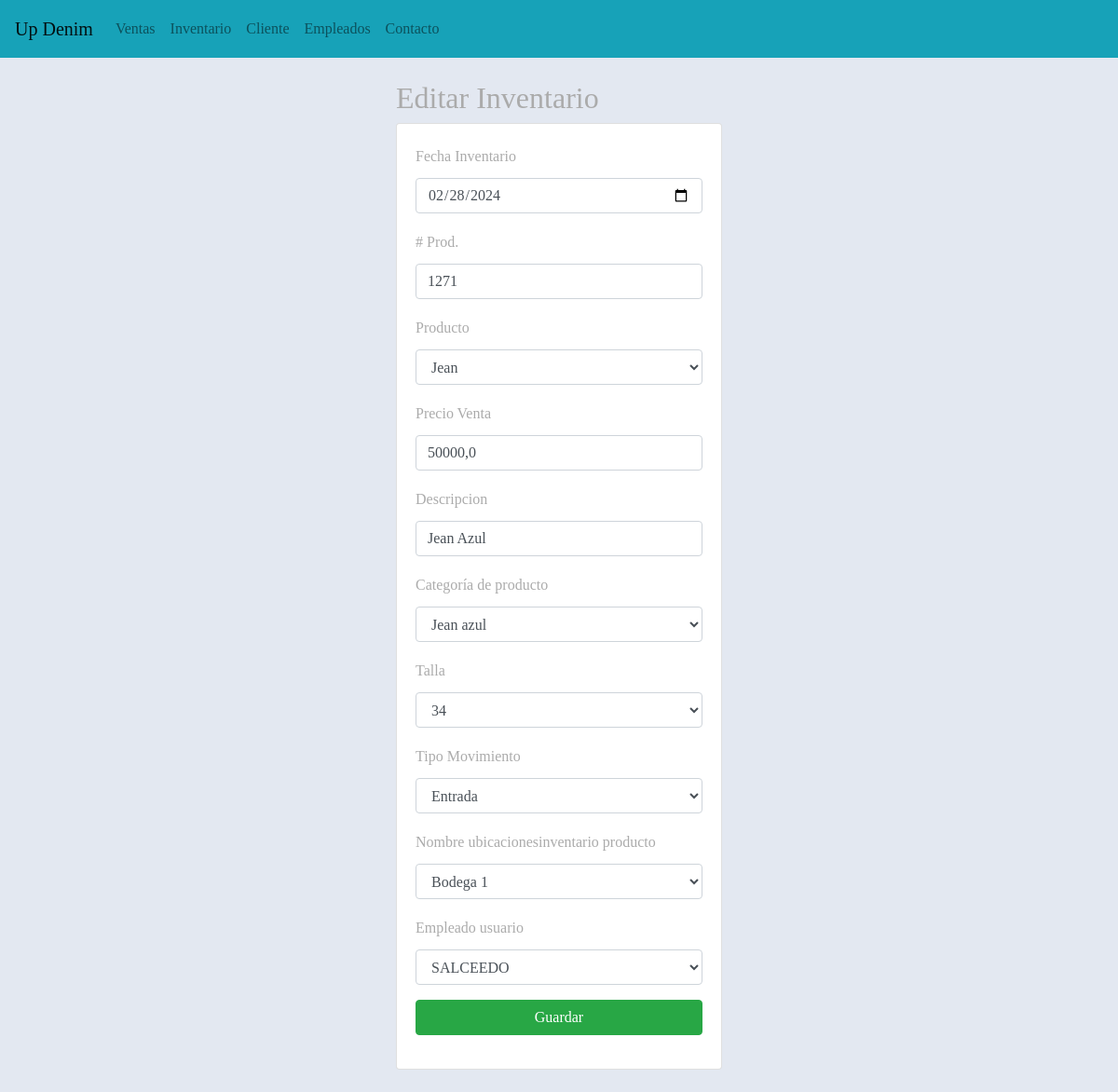
Page /edicionInventario/1 on the earlier database version.
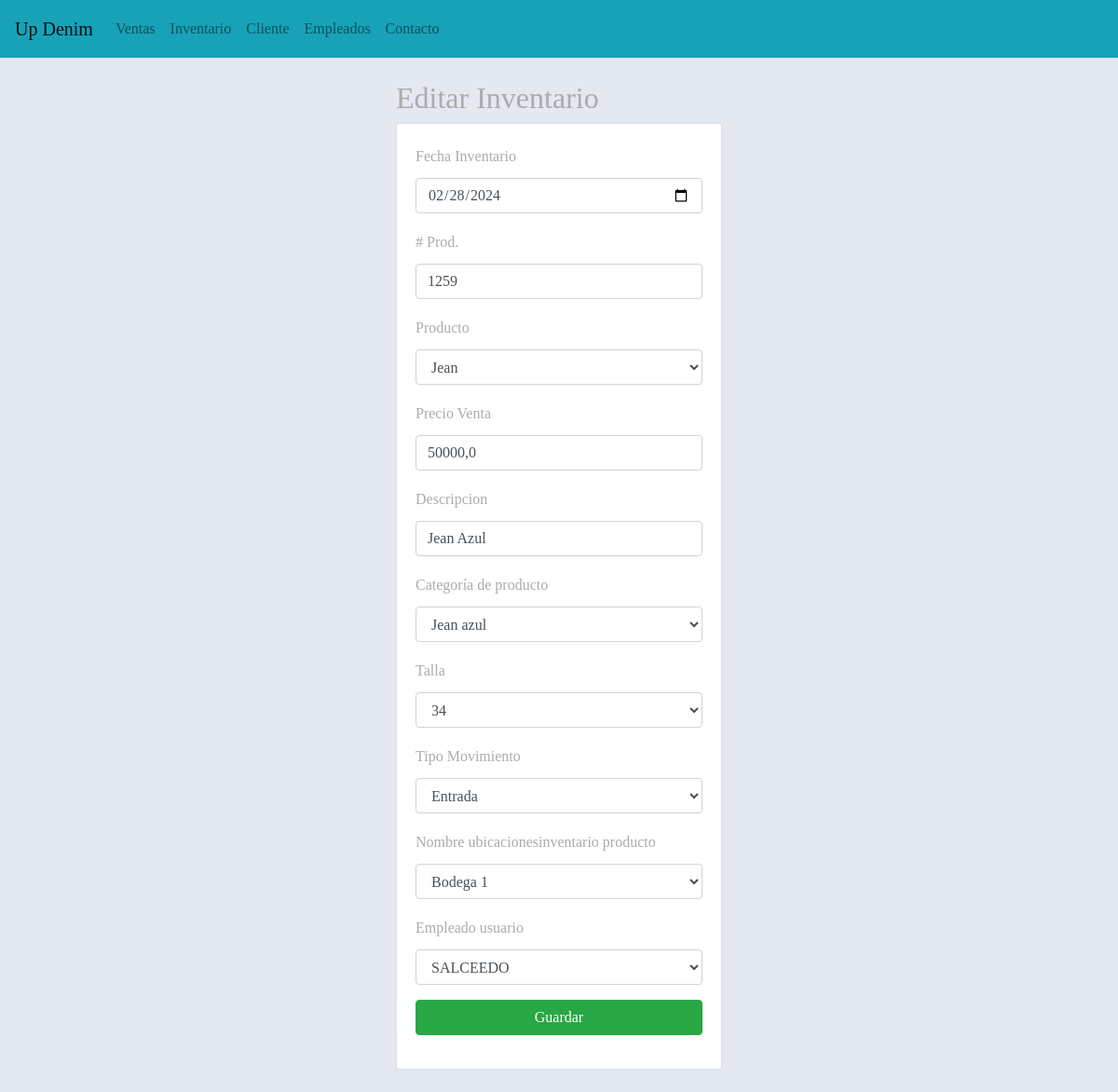
Same page on the later database version.
### aplicaciones/Academico/models.py (models this page shows, shortened)
class Inventario(models.Model):
    idinventario = models.AutoField(primary_key=True)  # Field name made lowercase.
    fechainventario = models.DateField(auto_now_add=True)  # Field name made lowercase.
    cantidadproductos = models.IntegerField(null=False, blank=False)  # Field name made lowercase.
    idproductoinv = models.ForeignKey(Producto, on_delete=models.CASCADE)  # Field name made lowercase.
    idtipomovimientoinv = models.ForeignKey(Tipomovimiento, on_delete=models.CASCADE)  # Field name made lowercase.
    idEmpleado = models.ForeignKey(Empleado, on_delete=models.CASCADE)  # Field name made lowercase.
    idubicacioninventarioinv = models.ForeignKey(Ubicacioninventario, on_delete=models.CASCADE)  # Field name made lowercase.

class Producto(models.Model):
    idproducto = models.AutoField(primary_key=True)
    nombreproducto = models.CharField(max_length=45, null=False)
    precioventa = models.FloatField(null=False, blank=False)
    descripcionproducto = models.CharField(max_length=45)
    idcategoriaproducto = models.ForeignKey(Categoriaproducto, on_delete=models.CASCADE)
    idtalla = models.ForeignKey(Talla, on_delete=models.CASCADE)
    def __str__(self):
        return f"{self.nombreproducto}"

class Categoriaproducto(models.Model):
    idcategoriaproducto = models.AutoField(primary_key=True)
    categoriaproducto = models.CharField(max_length=45, blank=False, null=False)
    def __str__(self):
        return f"{self.categoriaproducto}"

class Talla(models.Model):
    idtalla = models.AutoField(primary_key=True)
    talla = models.CharField(max_length=45, null=False, blank=False)

class Tipomovimiento(models.Model):
    idtipomovimiento = models.AutoField(primary_key=True)
    tipomovimiento = models.CharField(max_length=45, null=False, blank=False)

class Ubicacioninventario(models.Model):
    idubicacioninventario = models.AutoField(primary_key=True)
    ubicacioninventario = models.CharField(max_length=45, null=False, blank=False)

class Empleado(models.Model):
    idEmpleado = models.AutoField(primary_key=True)
    idDocumentoEmp = models.ForeignKey(Persona, on_delete=models.CASCADE)
    fechaIngreso = models.DateField()
    salario = models.FloatField()
    fechaNacimiento = models.DateField()
    rh = models.CharField(max_length=5)
    idarl = models.ForeignKey(Arl, on_delete=models.CASCADE)
    ideps = models.ForeignKey(Eps, on_delete=models.CASCADE)
    idFondoPension = models.ForeignKey(Fondopension, on_delete=models.CASCADE)
    idCargoEmpleado = models.ForeignKey(CargoEmpleado, on_delete=models.CASCADE)
    iduser = models.ForeignKey(Usuario, on_delete=models.CASCADE)
    idrol = models.ForeignKey(Rol, on_delete=models.CASCADE)

class Persona(models.Model):
    iddocumento = models.CharField(max_length=20, primary_key=True)
    primernombre = models.CharField(max_length=45, null=False, blank=False)
    segundonombre = models.CharField(max_length=45, blank=True, null=True)
    primerapellido = models.CharField(max_length=45, null=False, blank=False)
    segundoapellido = models.CharField(max_length=45, blank=True, null=True)
    idcontacto = models.ForeignKey(Contacto, on_delete=models.CASCADE)
    iddireccion = models.ForeignKey(Direccion, on_delete=models.CASCADE)
    idgenero = models.ForeignKey(Genero, on_delete=models.CASCADE)

### aplicaciones/Academico/views.py (the view)
# urls.py: path('edicionInventario/<idinventario>', views.edicionInventario, name='edicionInventario'),
def edicionInventario(request, idinventario):
    inventario=Inventario.objects.get(idinventario=idinventario)
    productos = Producto.objects.all()
    empleado = Empleado.objects.all()
    categoriaproductos=Categoriaproducto.objects.all()
    talla=Talla.objects.all()
    ubicacionesinventario=Ubicacioninventario.objects.all()
    tipo=Tipomovimiento.objects.all()
    talla=Talla.objects.all()
    categoria=Categoriaproducto.objects.all()
    context = {
        "productos": productos,
        "categoriaproductos": categoriaproductos,
        "inventarios": inventario,
        "ubicacionesinventario": ubicacionesinventario,
        "empleados": empleado,
        "tipo":tipo,
        "talla":talla,
        "categoria":categoria,
    }
    return render(request, "edicionInventario.html", context)

### aplicaciones/Academico/templates/edicionInventario.html (shortened to what the changed rows need)
{% extends "base.html" %}
{% block body %}
    <div class="row">
        <div class="col-md-4 offset-md-4">
            <h2>Editar Inventario</h2>
         <div class="card">
            <div class="card-body">
                <form method="POST" action="/editarInventario/{{ inventarios.idinventario }}/"> {% csrf_token %}
                    <div class="form-group">
                        <label for="txtfechainventario">Fecha Inventario</label>
                        <input type="date" id="txtfechainventario" name="txtfechainventario" class="form-control" value="{{ inventarios.fechainventario|date:'Y-m-d' }}" placeholder="Fecha de Inventario" required>
                    </div>
                    <div class="form-group">
                        <label for="txtcantidadproductos"># Prod.</label>
                        <input type="text" id="txtcantidadproductos" name="txtcantidadproductos"  class="form-control" value="{{inventarios.cantidadproductos}}" placeholder="Cantidad"
                            min="1" required>
                    </div>
                    <div class="form-group">
                        <label for="txtnombreproducto">Producto</label>
                        <select id="txtnombreproducto" name="txtnombreproducto" class="form-control" required>
                            <option value="{{ inventarios.idproductoinv }}">{{ inventarios.idproductoinv.nombreproducto }}</option>
                        </select>
                    </div>
                    <div class="form-group">
                        <label for="txtprecioventa">Precio Venta</label>
                        <input type="text" id="txtprecioventa" name="txtprecioventa" class="form-control" value="{{inventarios.idproductoinv.precioventa}}" placeholder="Precio Venta"
                            min="1000" required>
                    </div>
                    <div class="form-group">
                        <label for="txtdescripcionproducto">Descripcion</label>
                        <input type="text" id="txtdescripcionproducto" name="txtdescripcionproducto" class="form-control" value="{{inventarios.idproductoinv.descripcionproducto}}" placeholder="Descripcion"
                            minlength="4" maxlength="50" required>
                    </div>
                    <div class="form-group">
                        <label for="txtcategoriaproducto">Categoría de producto</label>
                        <select id="txtcategoriaproducto" name="txtcategoriaproducto" class="form-control" required>
                            <option value="{{ inventarios.idproductoinv.idcategoriaproducto }}">{{ inventarios.idproductoinv.idcategoriaproducto.categoriaproducto }}</option>
                        </select>
                    </div>
                    <div class="form-group">
                        <label for="txttalla">Talla</label>
                        <select id="txttalla" name="txttalla" class="form-control" required>
                            <option value="{{inventarios.idproductoinv.idtalla.talla}}">{{inventarios.idproductoinv.idtalla.talla}} </option>
                        </select>
                    </div>
                    <div class="form-group">
                        <label for="txttipomovimiento">Tipo Movimiento</label>
                        <select id="txttipomovimiento" name="txttipomovimiento" class="form-control" required>
                            {% for tipos in tipo %}
                                <option value="{{ tipos.tipomovimiento }}" {% if tipos.tipomovimiento == inventarios.idtipomovimientoinv.tipomovimiento %} selected {% endif %}>{{ tipos.tipomovimiento }}</option>
                            {% endfor %}
                        </select>
                    </div>
                    <div class="form-group">
                        <label for="txtubicacioninventario">Nombre ubicacionesinventario producto</label>
                        <select id="txtubicacioninventario" name="txtubicacioninventario" class="form-control" required>
                            {% for ubi in ubicacionesinventario %}
                                <option value="{{ ubi.ubicacioninventario }}" {% if ubi.ubicacioninventario == inventarios.idubicacioninventarioinv.ubicacioninventario %} selected {% endif %}>{{ ubi.ubicacioninventario }}</option>
                            {% endfor %}
                        </select>
                    </div>
                    <div class="form-group">
                        <label for="txtidempleado">Empleado usuario</label>
                        <select id="txtidempleado" name="txtidempleado" class="form-control" required>
                            {% for empleado in empleados %}
                                <option value="{{ empleado.idEmpleado }}" {% if empleado.idEmpleado == inventarios.idEmpleado.idEmpleado %} selected {% endif %}>{{ empleado.idDocumentoEmp.primernombre }}</option>
                            {% endfor %}
                        </select>
                    </div>
    </div>
</div>
{% endblock %}

Differences in the rows shown:
changed Inventario "Jean": txtcantidadproductos "1271" → "1259"
